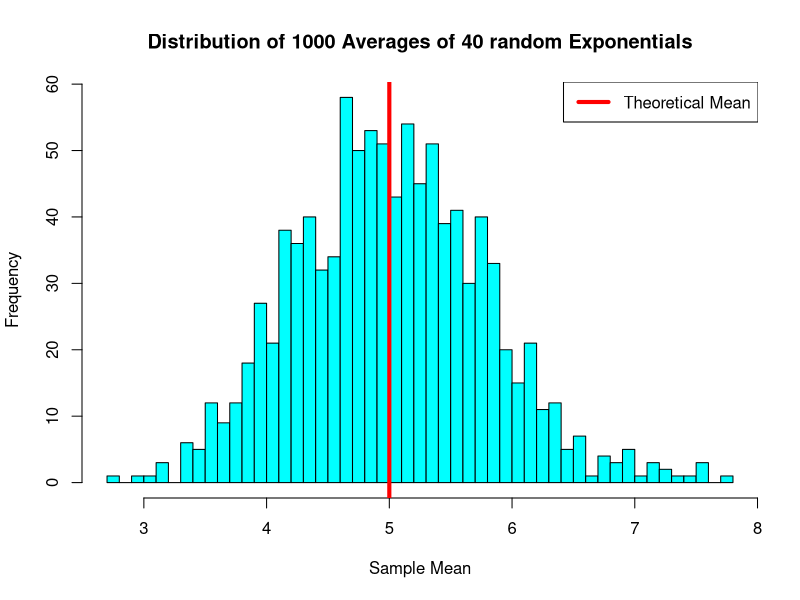
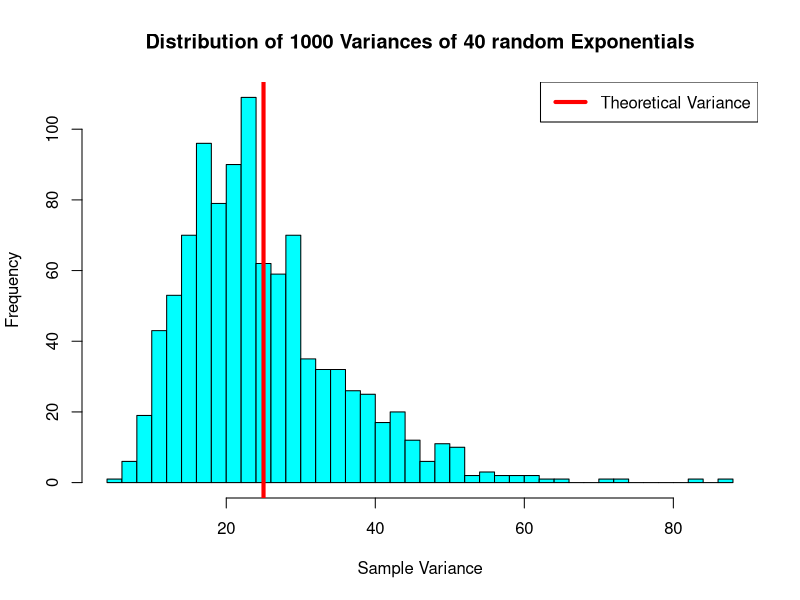
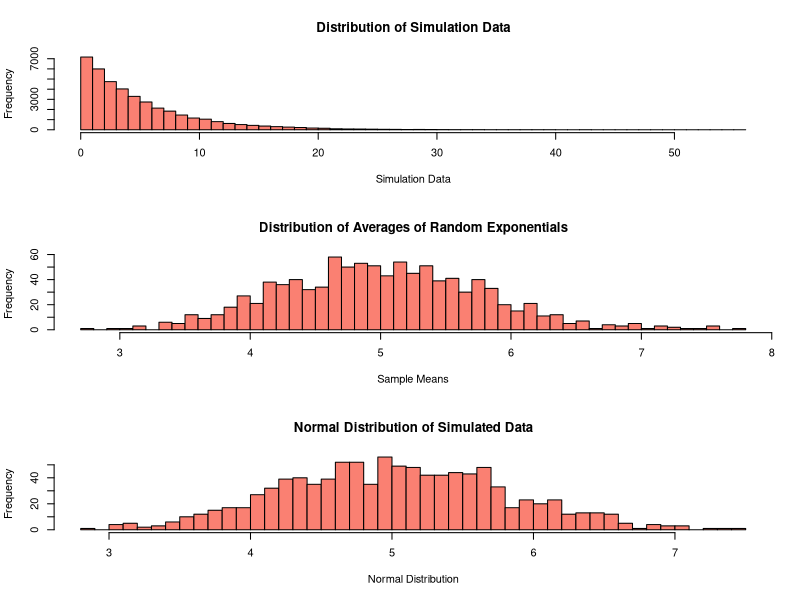

Generate these figures, in order, with R:
## ---- chunk 1
library(ggplot2)
set.seed(123)
#Initialing given information
sim <- 1000
n <- 40
lambda <- 0.2
tMean <- 1/lambda
tSd <- 1/lambda
tVar <- tSd^2
#simulating the data
simData <- matrix(rexp(n*sim, lambda), nrow = sim, ncol = n)
## ---- chunk 2
#Calculate Mean across the Matrix w.r.t. Rows
distMean <- apply(simData, 1, mean)
#Plot histogram of averages calculated
hist(distMean, breaks = 50, col = "cyan", xlab = "Sample Mean", ylab = "Frequency", main = "Distribution of 1000 Averages of 40 random Exponentials")
abline(v = tMean, lty = 1, lwd = 4, col = "red")
legend("topright", legend = "Theoretical Mean", border = "black", lty = 1, lwd = 4, col = "red")
## ---- chunk 3
#Calculate Variance across the Matrix w.r.t. Rows
distVar <- apply(simData, 1, var)
#Plot histogram of variances calculated
hist(distVar, breaks = 50, col = "cyan", xlab = "Sample Variance", ylab = "Frequency", main = "Distribution of 1000 Variances of 40 random Exponentials")
abline(v = tVar, lty = 1, lwd = 4, col = "red")
legend("topright", legend = "Theoretical Variance", border = "black", lty = 1, lwd = 4, col = "red")
## ---- chunk 4
#Simulating the Normal Distribution w.r.t. the Averages of the Exponentials
simNormData <- rnorm(1000, mean = mean(distMean), sd = sd(distMean))
par(mfrow = c(3,1))
#Plotting the Simulated Data
hist(simData, breaks = 50, col = "salmon", xlab = "Simulation Data", ylab = "Frequency", main = "Distribution of Simulation Data")
#Plotting the Average Distribution
hist(distMean, breaks = 50, col = "salmon", xlab = "Sample Means", ylab = "Frequency", main = "Distribution of Averages of Random Exponentials")
#Plotting the Normal Distribution of Averages
hist(simNormData, breaks = 50, col = "salmon", xlab = "Normal Distribution", ylab = "Frequency", main = "Normal Distribution of Simulated Data")
